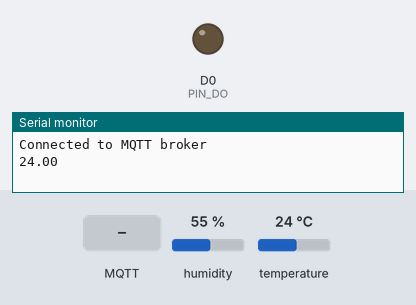
Recording of a sketch running on a simulated ESP8266 (NodeMCU). Parts: output pins drawn as LEDs (lit = HIGH), the last lines printed to the serial monitor. The inputs (shaded band) are chosen by the test bench; at power-on: humidity 55 %, temperature 24 °C. WiFi joins after 1.5 s; servers stay silent unless stated; no MQTT or app messages arrive unless stated.

Above: at 2.7 s.
2.8 s: MQTT message "rel1" arrives on the first subscribed topic
At 7.6 s:
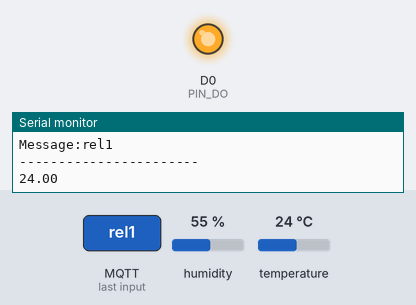
8.0 s: MQTT message "rel5" arrives on the first subscribed topic
At 12.9 s:
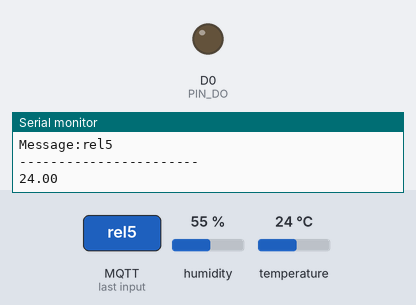
Timing chart, 0 to 14.4 s (numbered marks = the images above; inputs shaded):
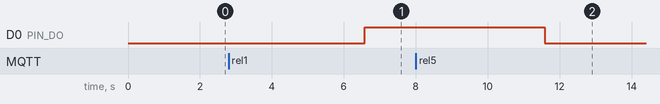

The sketch:

emqx_termo_relay.ino
```cpp
//https://www.emqx.com/en/blog/esp8266-connects-to-the-public-mqtt-broker Thanks!


#include <ESP8266WiFi.h>
#include <PubSubClient.h>
#include <DHT.h>

// Replace with your network credentials
const char *ssid =   "xxxxxxxxxxxxx";
const char *password =  "yyyyyyyyyyyyyyy";

// MQTT Broker settings
const char *mqtt_broker = "broker.emqx.io";  // EMQX broker endpoint
const char *mqtt_topic = "emqx/order";     // MQTT topic
const char *mqtt_response = "emqx/resp";     // MQTT response
const char *mqtt_username = "emqx";  // MQTT username for authentication
const char *mqtt_password = "public";  // MQTT password for authentication
const int mqtt_port = 1883;  // MQTT port (TCP)

// DHT22 setup
#define DHTPIN D4  // Pin D4 connected to the DHT22 sensor
#define DHTTYPE DHT22  // DHT 22 (AM2302), AM2321

DHT dht(DHTPIN, DHTTYPE);


#define PIN_DO         D0  // DO pin1 for relay (LED)
float temperature;

WiFiClient espClient;
PubSubClient client(espClient);

void setup() {
  pinMode(PIN_DO, OUTPUT);
  digitalWrite(PIN_DO, LOW);
  Serial.begin(74880);
  dht.begin();
  setup_wifi();
  client.setServer(mqtt_broker, mqtt_port);
  client.setCallback(mqttCallback);
}


// Function to connect to the WiFi
void setup_wifi() {
  delay(10);
  Serial.println();
  Serial.print("Connecting to ");
  Serial.println(ssid);

  WiFi.begin(ssid, password);

  while (WiFi.status() != WL_CONNECTED) {
    delay(500);
    Serial.print(".");
  }

  Serial.println();
  Serial.println("WiFi connected");
  Serial.println("IP address: ");
  Serial.println(WiFi.localIP());
}

void connectToMQTTBroker() {
    while (!client.connected()) {
        String client_id = "esp8266-client-" + String(WiFi.macAddress());
        Serial.printf("Connecting to MQTT Broker as %s.....\n", client_id.c_str());
        if (client.connect(client_id.c_str(), mqtt_username, mqtt_password)) {
            Serial.println("Connected to MQTT broker");
            client.subscribe(mqtt_topic);
            // Publish message upon successful connection
            client.publish(mqtt_topic, "New EMQX connect!");
        } else {
            Serial.print("Failed to connect to MQTT broker, rc=");
            Serial.print(client.state());
            Serial.println(" try again in 5 seconds");
            delay(5000);
        }
    }
}

void mqttCallback(char *topic, byte *payload, unsigned int length) {
    Serial.print("Message received on topic: ");
    Serial.println(topic);
    Serial.print("Message:");
    String message = "";
  for (unsigned int i=0; i< length; i++) {
    message = message + (char)payload[i];
   }
    Serial.println(message);
    Serial.println("-----------------------");

     if( message.equals("rel1")) {
     digitalWrite(PIN_DO, HIGH);  // Turn the LED1 (relay1) on
     client.publish(mqtt_response, "rel1 ON!");
     }
 if ( message.equals("rel5")){
     digitalWrite(PIN_DO, LOW); // Turn the LED1 (relay1) off
     client.publish(mqtt_response, "rel1 OFF!");
 }
 if( message.equals("temp1")){
      client.publish(mqtt_response, String(temperature).c_str());
  }
}

void loop() {
    if (!client.connected())
         connectToMQTTBroker();
    client.loop();

    temperature = dht.readTemperature();  //nemeri jinak ok
    Serial.println(temperature);

  delay(5000);
}
```

Measured:
- after the input at 2.8 s, D0 (PIN_DO): LOW → HIGH after 3.8 s
- after the input at 8.0 s, D0 (PIN_DO): HIGH → LOW after 3.6 s
